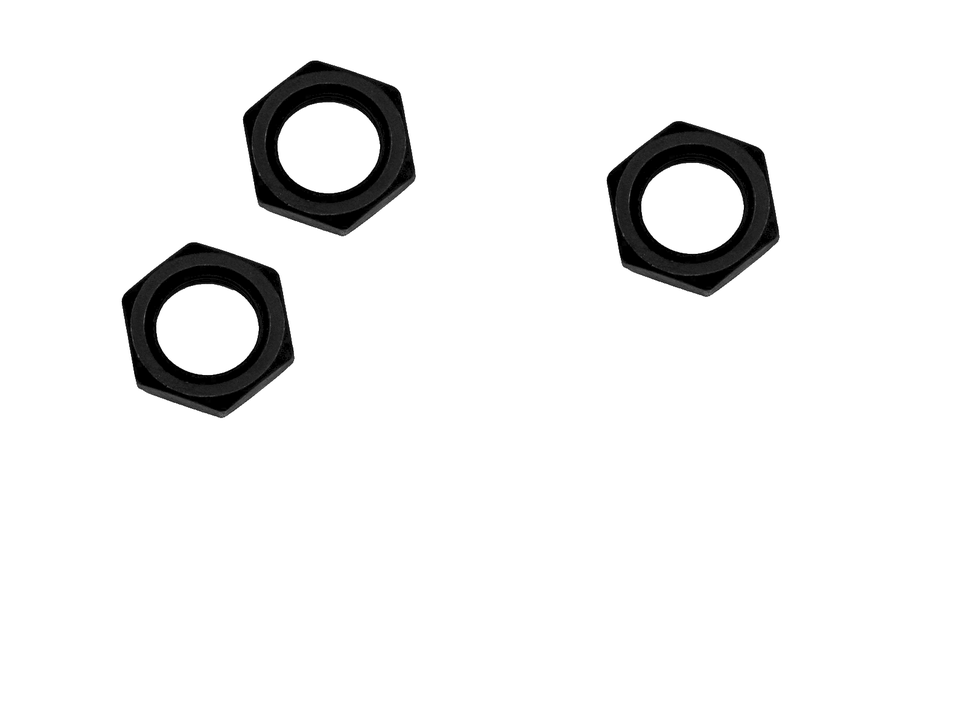
//> input picture object_detection/belt.png, 970 x 727 px, shrunk from 1600 x 1200 before the run
$ ./main   (built with g++ and OpenCV 4)
//> lines starting //> are read from the running program, lines starting //| are printed output that depends on the picture; after the words box and inside, x2 and y2 are one past the last pixel; in counts of white or black regions, pixels touching at a corner belong together

#include <iostream>
#include <opencv2/highgui/highgui.hpp>
#include <opencv2/opencv.hpp>
#include <chrono>

using namespace std::chrono;

namespace
{
const int         CURRENT_OPENCV_BUILD_MAJOR{ 4 };
const int         CURRENT_OPENCV_BUILD_MINOR{ 4 };
const int         CURRENT_OPENCV_BUILD_REVISION = { 0 };
const std::string IMAGE{ "belt.png" };
}

bool
check_build_info( )
{
    bool error_found{ false };

    std::cout << "OpenCV version: " << cv::getVersionMajor( ) << "." << cv::getVersionMinor( ) << "."
              << cv::getVersionRevision( ) << std::endl;
    if ( cv::getVersionMajor( ) != CURRENT_OPENCV_BUILD_MAJOR || cv::getVersionMinor( ) != CURRENT_OPENCV_BUILD_MINOR ||
         cv::getVersionRevision( ) != CURRENT_OPENCV_BUILD_REVISION ) {
        std::cout << "ERROR: OpenCV version is different than the expected." << std::endl;
        error_found = true;
    }

    std::cout << "Available CPUs: " << cv::getNumberOfCPUs( ) << std::endl;
    std::cout << "Available threads: " << cv::getNumThreads( ) << std::endl;
    if ( cv::getNumThreads( ) < cv::getNumberOfCPUs( ) ) {
        std::cout << "ERROR: TBB is not enabled." << std::endl;
        error_found = true;
    }

    std::cout << "Cpu NEON support: " << cv::checkHardwareSupport( CV_CPU_NEON ) << std::endl;
    if ( cv::checkHardwareSupport( CV_CPU_NEON ) == 0 ) {
        std::cout << "ERROR: NEON is not enabled." << std::endl;
        error_found = true;
    }

    return error_found;
}

int
main( )
{
    // [8 lines of commented-out code are left out]

    auto image = cv::imread( IMAGE );
//> image is the input picture: 727 rows x 970 cols, CV_8UC3; min 0, max 255, mean 240.3
    if ( !image.data ) {
        std::cout << "ERROR: Could not open or find the image" << std::endl;
        return 1;
    }

    /*
    *************************************************************
    **               Object Detection Framework                **
    *************************************************************
    */


    cv::Mat _grayimage, _thresholdedimage, _closedimage;

    // Convert the image to grayscale
    cv::cvtColor( image, _grayimage, cv::COLOR_BGR2GRAY );


    // Threshold the image
    cv::threshold( _grayimage, _thresholdedimage, 0, 255, cv::THRESH_BINARY_INV+cv::THRESH_OTSU );
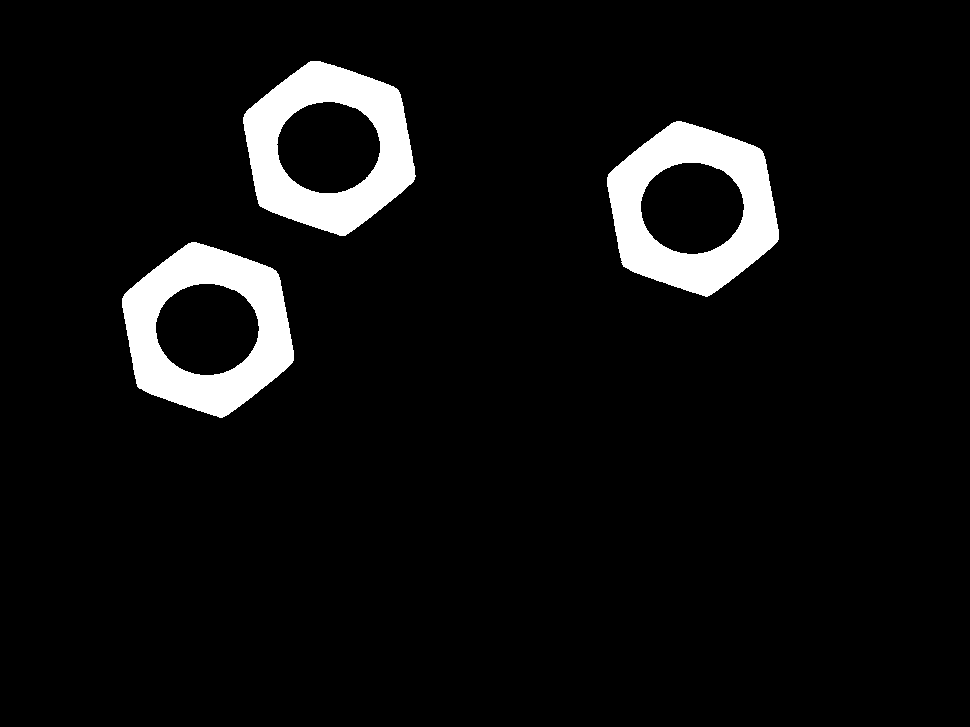
//> _thresholdedimage: 727 rows x 970 cols, CV_8UC1; 6.3% white; 3 white regions, box (x1, y1, x2, y2) and area: (243, 61, 416, 236) 14838, (607, 121, 779, 297) 14828, (122, 242, 294, 418) 14822


    // morphological closing (fill small holes in the foreground)
    cv::Mat _element = cv::getStructuringElement( cv::MORPH_RECT, cv::Size( 3, 3 ) );
    cv::morphologyEx( _thresholdedimage, _closedimage, cv::MORPH_CLOSE, _element );
//> _closedimage: 727 rows x 970 cols, CV_8UC1; 6.3% white; 3 white regions, box (x1, y1, x2, y2) and area: (243, 61, 416, 236) 14839, (607, 121, 779, 297) 14829, (122, 242, 294, 418) 14822

    // Get the timepoint before the object detection
    auto start = high_resolution_clock::now();

    // conneceted component analysis
    cv::Mat _labels, _stats, _centroids;
    int _numberofobjects = cv::connectedComponentsWithStats( _closedimage, _labels, _stats, _centroids );
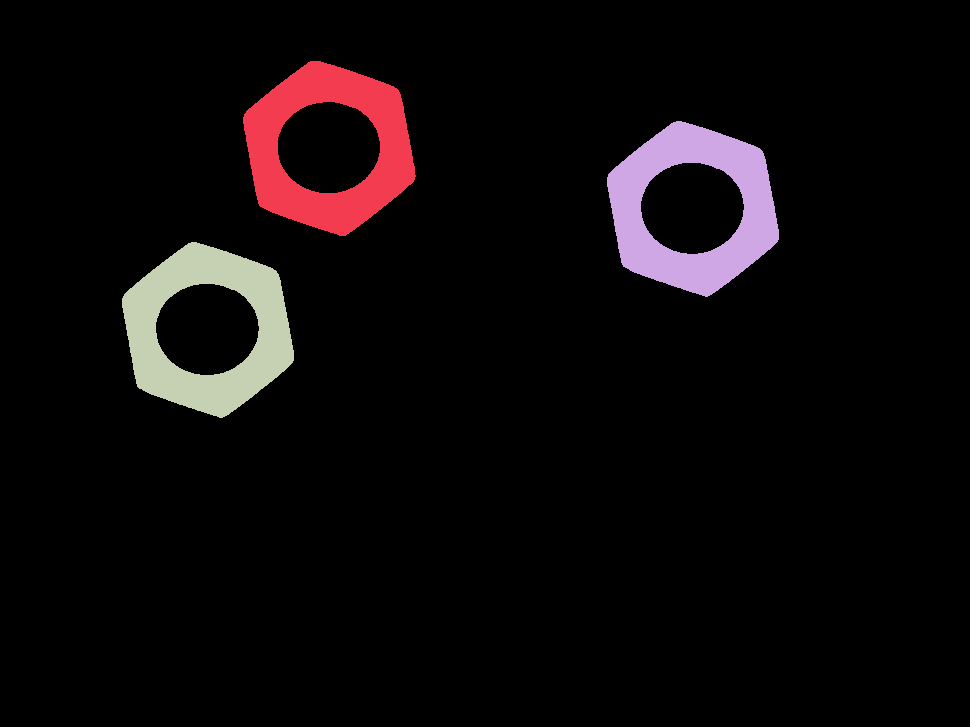
//> _labels: 727 rows x 970 cols, CV_32SC1; 4 distinct labels, from 0 to 3; one colour per label, 0 black

    // Get the timepoint after the the object detection
    auto stop = high_resolution_clock::now();


    // Calculate the duration
    auto duration = duration_cast<microseconds>( stop - start );
    // std::cout << "Time taken by findContours function: " << duration.count() << " microseconds" << std::endl;
    std::cout << "Time taken : " << duration.count() << " microseconds" << std::endl;

    // Display the labels and centroids with bounding boxes
    // Neglecting the 0 labeled background by starting from 1
    for ( int i = 1; i < _numberofobjects; i++ ) {

        int _x      = _stats.at< int >( i, cv::CC_STAT_LEFT );
        int _y      = _stats.at< int >( i, cv::CC_STAT_TOP );
        int _width  = _stats.at< int >( i, cv::CC_STAT_WIDTH );
        int _height = _stats.at< int >( i, cv::CC_STAT_HEIGHT );
        double _cx  = _centroids.at<double>(i, 0);
        double _cy  = _centroids.at<double>(i, 1);

        // generating the bounding box
        cv::Rect _boundingbox( _x, _y, _width, _height );
        // draw the bounding box
        cv::rectangle( image, _boundingbox, cv::Scalar( 0, 0, 255 ), 2 );
        // mark the number of the object
        cv::putText( image, std::to_string( i ), cv::Point(_cx, _cy) , cv::FONT_HERSHEY_COMPLEX, 2, cv::Scalar( 0, 0, 255 ), 2 );
        // mark the center of the object
        cv::circle( image, cv::Point(_cx, _cy), 0, cv::Scalar( 0, 0, 255 ), -1 );
    }
//> this loop made 3 passes
//> pass 1, `cv::putText( image, std::to_string( i ), cv::Point(_cx, _cy) , cv::FON..`:
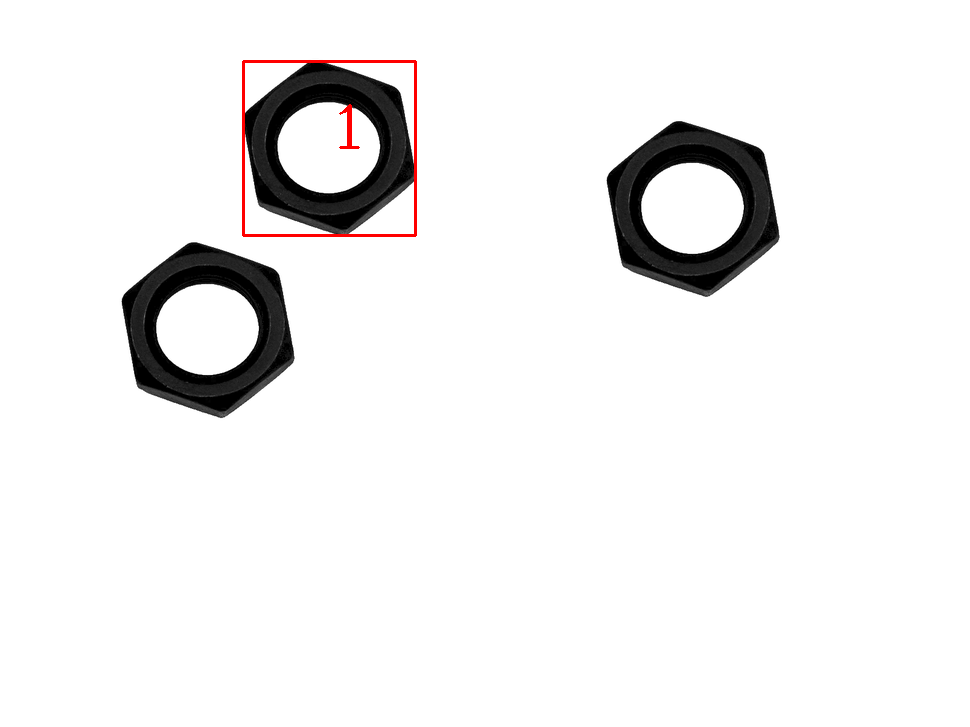
//> image: 727 rows x 970 cols, CV_8UC3; 0.34% of pixels changed, all inside (x1, y1, x2, y2) = (242, 60, 417, 237)
//> pass 2, `cv::putText( image, std::to_string( i ), cv::Point(_cx, _cy) , cv::FON..`:
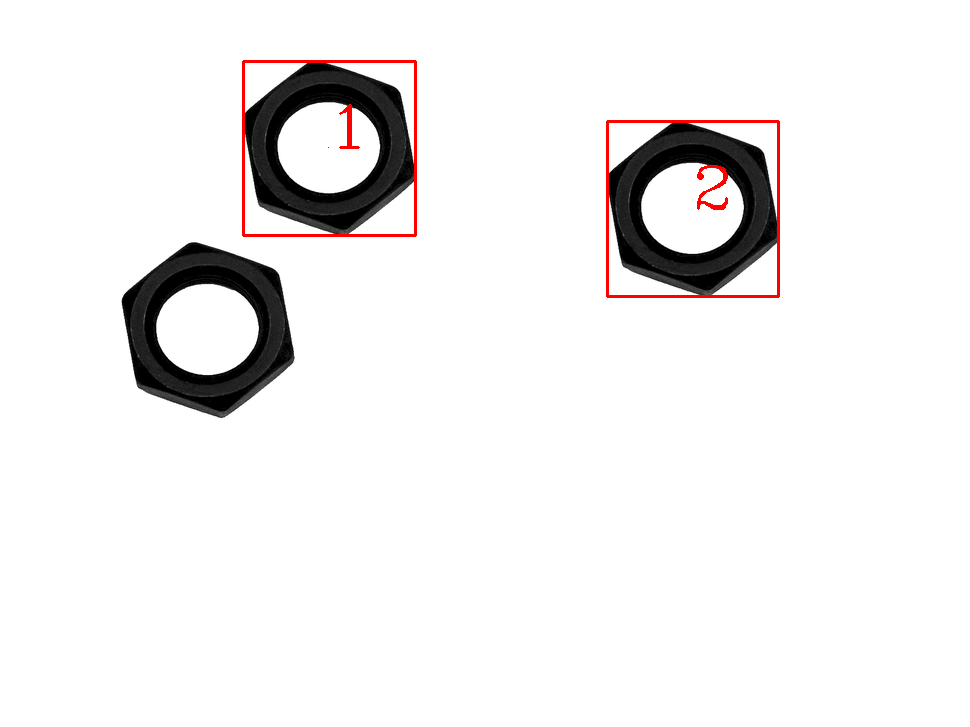
//> image: 727 rows x 970 cols, CV_8UC3; 0.36% of pixels changed, all inside (x1, y1, x2, y2) = (328, 120, 780, 298)
//> pass 3, `cv::putText( image, std::to_string( i ), cv::Point(_cx, _cy) , cv::FON..`:
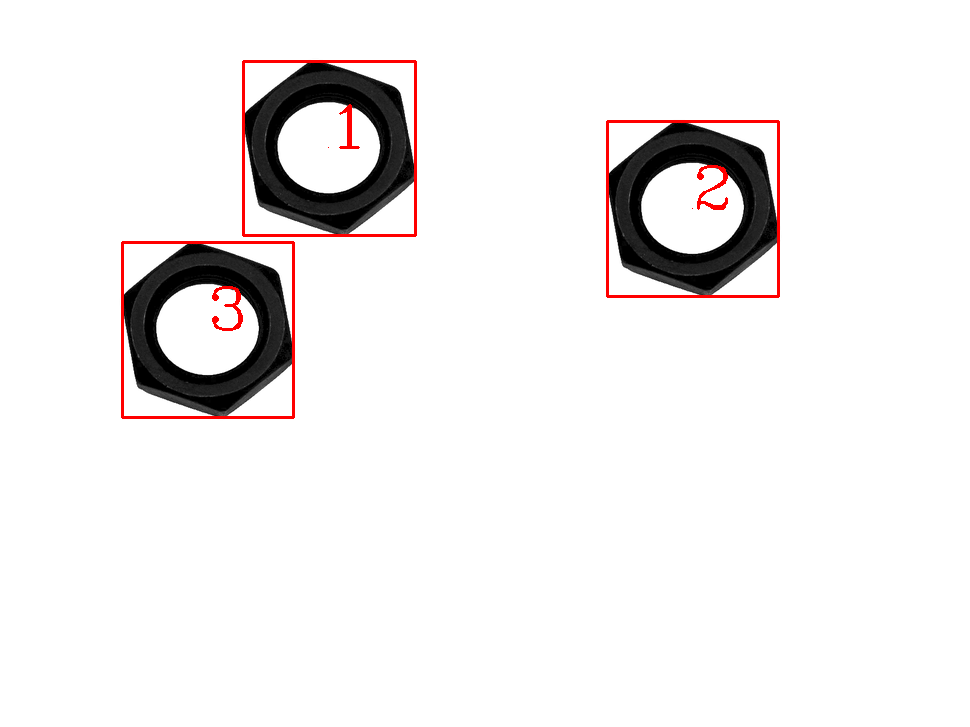
//> image: 727 rows x 970 cols, CV_8UC3; 0.36% of pixels changed, all inside (x1, y1, x2, y2) = (121, 208, 693, 419)
//> after the loop: image: 727 rows x 970 cols, CV_8UC3; 1 pixels changed, all inside (x1, y1, x2, y2) = (207, 329, 208, 330)
    std::cout << "CCA Complete." << std::endl;
    cv::imshow( "Detected Objects", image );
    cv::waitKey( 0 );

    /*
    *************************************************************
    **                Object Tracking Framework                **
    *************************************************************
    */

    std::cout << "Tracking started." << std::endl;
    // Get the timepoint before the object tracking
    start = high_resolution_clock::now();

    // subtracting the background
    cv::Mat _ones = cv::Mat::ones( _closedimage.size(), CV_8UC1 );
    cv::Mat _mask;
//> (the run ends here: the program stops with an error, at `cv::bitwise_and( _ones, _labels, _mask );`)
